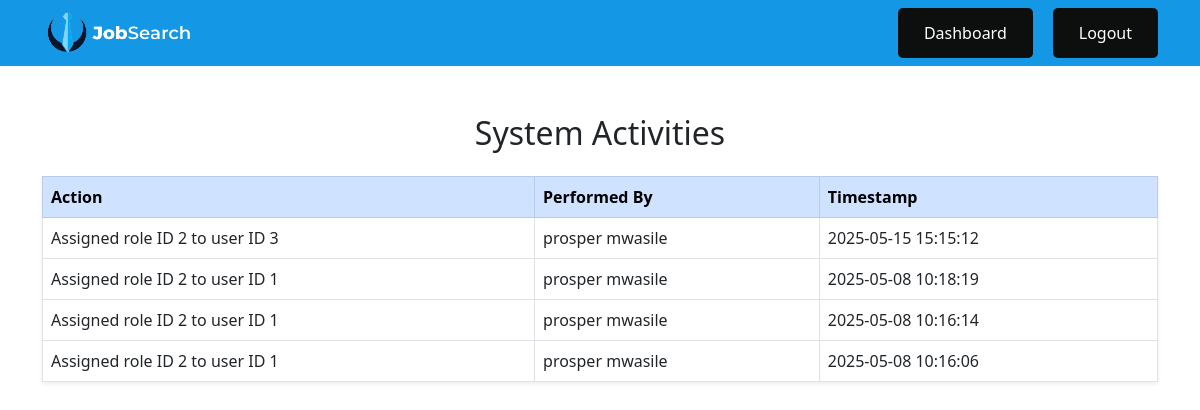
The page /dashboards/view_audit_logs.php (signed in) on the database its author committed.
### tables this page shows
CREATE TABLE `audit_logs` (
  `log_id` int(11) NOT NULL,
  `user_id` int(11) DEFAULT NULL,
  `action` varchar(100) DEFAULT NULL,
  `log_time` timestamp NULL DEFAULT current_timestamp()
);

CREATE TABLE `users` (
  `user_id` int(11) NOT NULL,
  `full_name` varchar(100) NOT NULL,
  `email` varchar(100) NOT NULL,
  `password_hash` varchar(255) NOT NULL,
  `role_id` int(11) NOT NULL,
  `profile_picture` varchar(255) NOT NULL DEFAULT '../uploads/default_profile.png',
  `created_at` timestamp NULL DEFAULT current_timestamp()
);

### dashboards/view_audit_logs.php (the view, shortened to what this page needs)
<?php
require_once '../includes/db.php';
$stmt = $pdo->prepare("SELECT al.log_id, al.action, al.log_time, u.full_name AS performed_by
                       FROM audit_logs al
                       LEFT JOIN users u ON al.user_id = u.user_id
                       ORDER BY al.log_time DESC");
$stmt->execute();
$audit_logs = $stmt->fetchAll();
?>
<!DOCTYPE html>
<html lang="en">
<head>
    <link href="https://cdn.jsdelivr.net/npm/bootstrap@5.3.0/dist/css/bootstrap.min.css" rel="stylesheet">
    <link rel="stylesheet" href="../assets/main_nav.css">
</head>
<body>
<nav class="navbar navbar-expand-lg navbar-dark bg-primary">
        <div class="container">
            <img src="/templates/pwk.png" alt="Logo" style="max-width:150px;" />
            <div class="collapse navbar-collapse justify-content-end" id="navbarNav">
                <ul class="navbar-nav">
                    <li class="nav-item"><a class="nav-link" href="super_admin_dashboard.php">Dashboard</a></li>
                    <li class="nav-item"><a class="nav-link" href="../logout.php">Logout</a></li>
                </ul>
            </div>
        </div>
    </nav>
    <div class="container mt-5">
        <h2 class="text-center">System Activities</h2>
        <?php if ($audit_logs): ?>
            <table class="table table-bordered bg-white shadow-sm mt-4">
                <thead class="table-primary">
                    <tr>
                        <th>Action</th>
                        <th>Performed By</th>
                        <th>Timestamp</th>
                    </tr>
                </thead>
                <tbody>
                    <?php foreach ($audit_logs as $log): ?>
                        <tr>
                            <td><?= htmlspecialchars($log['action']) ?></td>
                            <td><?= htmlspecialchars($log['performed_by'] ?? 'Unknown') ?></td>
                            <td><?= htmlspecialchars($log['log_time']) ?></td>
                        </tr>
                    <?php endforeach; ?>
                </tbody>
            </table>
        <?php else: ?>
            <p class="text-center mt-4">No system activities found.</p>
        <?php endif; ?>
    </div>
</body>
</html>

### assets/main_nav.css (style rules this page uses)
.nav-item { margin-left: 20px; background-color: rgb(13, 14, 14); border-radius: 5px; padding: 5px 10px; }
.nav-link { color: white !important; }
.bg-primary { background-color: #1497e4 !important; }
.navbar-nav .nav-link { color: white !important; transition: background-color 0.3s ease, transform 0.2s ease; padding: 0.5rem 1rem !important; border-radius: 4px; }

### rows shown on the page
audit_logs: action "Assigned role ID 2 to user ID 3", user.full_name "prosper mwasile", log_time "2025-05-15 15:15:12"
audit_logs: action "Assigned role ID 2 to user ID 1", user.full_name "prosper mwasile", log_time "2025-05-08 10:18:19"
audit_logs: action "Assigned role ID 2 to user ID 1", user.full_name "prosper mwasile", log_time "2025-05-08 10:16:14"
audit_logs: action "Assigned role ID 2 to user ID 1", user.full_name "prosper mwasile", log_time "2025-05-08 10:16:06"
